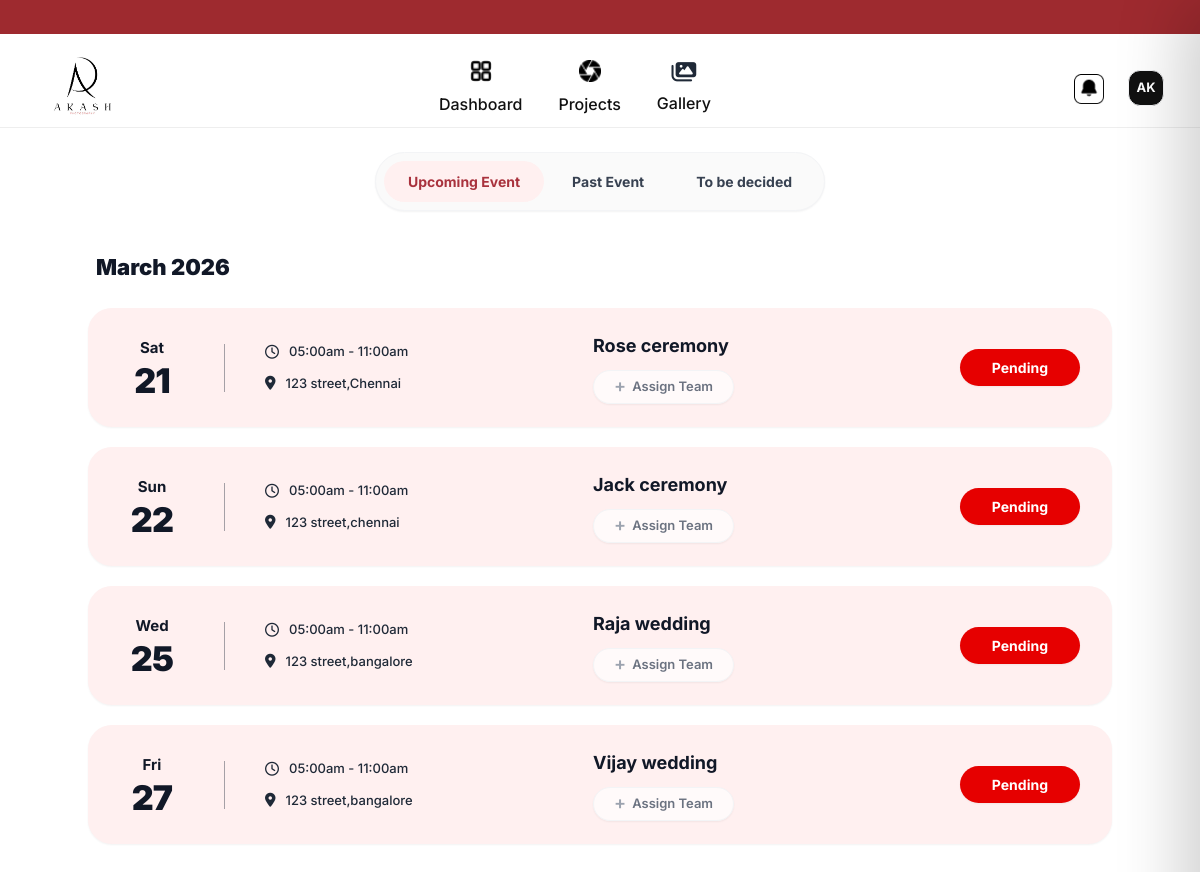
The app's page /sessions/ with its own data.
### photography/models.py (models this page shows, shortened)
class ProjectDetail(models.Model):
    STATUS_CHOICES = [
        ('ASSIGNED', 'To Be Assigned'),
        ('PRE', 'Pre Production'),
        ('SELECTION', 'Selection'),
        ('POST', 'Post Production'),
        ('COMPLETED', 'Completed'),
    ]
    project_name = models.CharField(max_length=255)
    mobile_number = models.CharField(max_length=15)
    project_address = models.TextField()
    start_date = models.DateField()
    end_date = models.DateField(blank=True, null=True)
    status = models.CharField(max_length=20, choices=STATUS_CHOICES, default='ASSIGNED')
    assigned_employees = models.ManyToManyField('Employee', blank=True, related_name='assigned_projects')
    created_at = models.DateTimeField(auto_now_add=True)
    class Meta:
        verbose_name = "Project Detail"
        verbose_name_plural = "Project Details"

### photography/views.py (the view)
# urls.py: path('sessions/', session_list_view, name='session_list'),
def session_list_view(request):
    all_projects = ProjectDetail.objects.filter(
        lead__status='ACCEPTED'
    ).order_by('start_date').prefetch_related('assigned_employees').distinct()
    today = datetime.now().date()
    grouped_projects = {}
    for proj in all_projects:
        if proj.start_date:
            month_key = proj.start_date.strftime('%B %Y')
            if month_key not in grouped_projects:
                grouped_projects[month_key] = []
            grouped_projects[month_key].append(proj)
    context = {
        'grouped_projects': grouped_projects,
    }
    return render(request, 'sessions.html', context)

### photography/templates/sessions.html (shortened to what this page needs)
{% extends "base.html" %}
{% load static %}
{% block content %}
<link rel="stylesheet" href="https://cdnjs.cloudflare.com/ajax/libs/font-awesome/6.5.1/css/all.min.css">
<div class="max-w-[1400px] mx-auto p-2 min-h-screen">
    <div class="flex justify-center mb-10 mt-4">
        <div class="bg-[#fafafa] px-2 py-2 rounded-full flex items-center gap-1 shadow-sm border border-gray-100">
            <button class="px-6 py-2.5 rounded-full bg-[#FFF0F0] text-[#A9323D] font-bold text-[14px] whitespace-nowrap transition">
                Upcoming Event
            </button>
            <button class="px-6 py-2.5 rounded-full hover:bg-gray-100 text-gray-700 font-bold text-[14px] whitespace-nowrap transition">
                Past Event
            </button>
            <button class="px-6 py-2.5 rounded-full hover:bg-gray-100 text-gray-700 font-bold text-[14px] whitespace-nowrap transition">
                To be decided
            </button>
        </div>
    </div>
    <div class="max-w-5xl mx-auto space-y-12">
        {% for month, projects in grouped_projects.items %}
        <div>
            <h2 class="text-[22px] font-black text-gray-900 mb-6 px-2">{{ month }}</h2>
            <div class="space-y-5">
                {% for proj in projects %}
                <div class="{% if not proj.assigned_employees.exists %}bg-[#FFF0F0]{% else %}bg-[#FFFFEC]{% endif %} rounded-[24px] px-8 py-6 flex flex-col md:flex-row items-center gap-2 shadow-sm hover:shadow-md transition-shadow duration-300 cursor-pointer relative"
                     onclick="openAssignModal('{{ proj.id }}')">
                    <div class="flex flex-col items-center justify-center w-16 shrink-0">
                        <span class="text-[15px] text-gray-900 font-bold mb-1">{{ proj.start_date|date:"D" }}</span>
                        <span class="text-[34px] font-black text-gray-900 leading-none tracking-tight">{{ proj.start_date|date:"d" }}</span>
                    </div>
                    <div class="flex flex-col space-y-3 w-full md:w-[320px] shrink-0">
                        <div class="flex items-center gap-2.5 text-[13px] text-gray-800 font-medium">
                            <i class="far fa-clock text-[14px]"></i>
                            <span>05:00am - 11:00am</span>
                        </div>
                        <div class="flex items-center gap-2.5 text-[13px] text-gray-800 font-medium">
                            <i class="fas fa-map-marker-alt text-[14px]"></i>
                            <span class="truncate pr-4">{{ proj.project_address|default:"Grand palace, Bengaluru, Karnataka" }}</span>
                        </div>
                    </div>
                    <div class="flex-1 flex flex-col justify-center space-y-3 min-w-0 w-full mt-4 md:mt-0">
                        <h3 class="font-bold text-gray-900 text-[18px] truncate pr-4" title="{{ proj.project_name }}">
                            {{ proj.project_name }}
                        </h3>
                        <div class="flex items-center h-8">
                            {% if proj.assigned_employees.exists %}
                                <div class="flex -space-x-2.5">
                                    {% for emp in proj.assigned_employees.all|slice:":5" %}
                                    <div class="w-8 h-8 rounded-full bg-[#111] text-white flex items-center justify-center font-bold text-[10px] border-2 {% if not proj.assigned_employees.exists %}border-[#FFF0F0]{% else %}border-[#FFFFEC]{% endif %} shadow-sm z-10" title="{{ emp.name }}">
                                        {{ emp.name.split.0|slice:":1" }}{{ emp.name.split.1|slice:":1" }}
                                    </div>
                                    {% endfor %}
                                    {% if proj.assigned_employees.count > 5 %}
                                    <div class="w-8 h-8 rounded-full bg-gray-200 text-gray-700 flex items-center justify-center font-bold text-[10px] border-2 {% if not proj.assigned_employees.exists %}border-[#FFF0F0]{% else %}border-[#FFFFEC]{% endif %} z-0">
                                        +{{ proj.assigned_employees.count|add:"-5" }}
                                    </div>
                                    {% endif %}
                                </div>
                            {% else %}
                                <button class="bg-white/70 hover:bg-white text-gray-500 font-semibold text-[13px] px-5 py-1.5 rounded-full transition shadow-sm border border-gray-100 flex items-center gap-1.5">
                                    <span class="text-gray-400 text-lg leading-none mt-[-2px]">+</span> Assign Team
                                </button>
                            {% endif %}
                        </div>
                    </div>
                    <div class="w-full md:w-auto flex justify-end mt-4 md:mt-0 shrink-0 md:ml-4">
                        {% if proj.assigned_employees.exists %}
                            <span class="px-6 py-2 rounded-full bg-[#FCE815] text-white text-[14px] font-bold shadow-sm whitespace-nowrap">
                                In-Progress
                            </span>
                        {% else %}
                            <span class="px-8 py-2 rounded-full bg-[#E60000] text-white text-[14px] font-bold shadow-sm whitespace-nowrap">
                                Pending
                            </span>
                        {% endif %}
                    </div>
                </div>
                {% endfor %}
            </div>
        </div>
        {% endfor %}
    </div>
</div>
{% endblock %}

### photography/templates/base.html (style rules this page uses)
body { font-family: "Inter", sans-serif; background: #fff; overflow-x: hidden; overflow-y: auto; }

### photography/templates/sessions.html (style rules this page uses)
body { font-family: "Inter", sans-serif; background-color: #ffffff; }

### records on screen
ProjectDetail: month "March 2026", start_date "Sat", start_date "21", project_address "123 street,Chennai", project_name "Rose ceremony", shows "Assign Team", shows "Pending"
ProjectDetail: start_date "Sun", start_date "22", project_address "123 street,chennai", project_name "Jack ceremony", shows "Assign Team", shows "Pending"
ProjectDetail: start_date "Wed", start_date "25", project_address "123 street,bangalore", project_name "Raja wedding", shows "Assign Team", shows "Pending"
ProjectDetail: start_date "Fri", start_date "27", project_address "123 street,bangalore", project_name "Vijay wedding", shows "Assign Team", shows "Pending"
